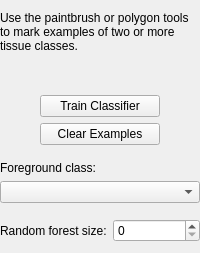
            <widget class="QWidget" name="pgClassify">
             <layout class="QGridLayout" name="gridLayout_5">
              <property name="leftMargin">
               <number>0</number>
              </property>
              <property name="rightMargin">
               <number>0</number>
              </property>
              <item row="13" column="0">
               <widget class="QWidget" name="widget_8" native="true">
                <layout class="QHBoxLayout" name="horizontalLayout_7">
                 <property name="margin">
                  <number>0</number>
                 </property>
                 <item>
                  <widget class="QLabel" name="label_24">
                   <property name="text">
                    <string>Random forest size:</string>
                   </property>
                   <property name="wordWrap">
                    <bool>true</bool>
                   </property>
                  </widget>
                 </item>
                 <item>
                  <widget class="QSpinBox" name="inClassifyTrees">
                   <property name="toolTip">
                    <string>&lt;html&gt;&lt;head/&gt;&lt;body&gt;&lt;p&gt;This parameter controls the number of trees in the random forest algorithm. Using a larger number of trees will make classification slower, but can improve accuracy.&lt;/p&gt;&lt;/body&gt;&lt;/html&gt;</string>
                   </property>
                   <property name="maximum">
                    <number>1000</number>
                   </property>
                  </widget>
                 </item>
                </layout>
               </widget>
              </item>
              <item row="2" column="0">
               <widget class="ColorLabelQuickListWidget" name="boxLabelQuickList" native="true">
                <property name="minimumSize">
                 <size>
                  <width>0</width>
                  <height>20</height>
                 </size>
                </property>
               </widget>
              </item>
              <item row="10" column="0">
               <widget class="QLabel" name="label_9">
                <property name="text">
                 <string>Foreground class:</string>
                </property>
               </widget>
              </item>
              <item row="1" column="0">
               <widget class="QLabel" name="label_12">
                <property name="text">
                 <string>&lt;html&gt;&lt;head/&gt;&lt;body&gt;&lt;p&gt;Use the paintbrush or polygon tools to mark examples of two or more tissue classes.&lt;/p&gt;&lt;/body&gt;&lt;/html&gt;</string>
                </property>
                <property name="wordWrap">
                 <bool>true</bool>
                </property>
               </widget>
              </item>
              <item row="5" column="0" alignment="Qt::AlignHCenter">
               <widget class="QPushButton" name="btnClassifyClearExamples">
                <property name="sizePolicy">
                 <sizepolicy hsizetype="Preferred" vsizetype="Fixed">
                  <horstretch>0</horstretch>
                  <verstretch>0</verstretch>
                 </sizepolicy>
                </property>
                <property name="minimumSize">
                 <size>
                  <width>120</width>
                  <height>0</height>
                 </size>
                </property>
                <property name="maximumSize">
                 <size>
                  <width>120</width>
                  <height>16777215</height>
                 </size>
                </property>
                <property name="toolTip">
                 <string>&lt;html&gt;&lt;head/&gt;&lt;body&gt;&lt;p&gt;Clear all the examples of the tissue classes painted in the image. This is useful if you want to retrain your classifier using new examples. It is also a good idea to clear examples before pressing 'Next'.&lt;/p&gt;&lt;/body&gt;&lt;/html&gt;</string>
                </property>
                <property name="text">
                 <string>Clear Examples</string>
                </property>
               </widget>
              </item>
              <item row="9" column="0">
               <spacer name="verticalSpacer_6">
                <property name="orientation">
                 <enum>Qt::Vertical</enum>
                </property>
                <property name="sizeType">
                 <enum>QSizePolicy::Fixed</enum>
                </property>
                <property name="sizeHint" stdset="0">
                 <size>
                  <width>20</width>
                  <height>10</height>
                 </size>
                </property>
               </spacer>
              </item>
              <item row="12" column="0">
               <spacer name="verticalSpacer_16">
                <property name="orientation">
                 <enum>Qt::Vertical</enum>
                </property>
                <property name="sizeType">
                 <enum>QSizePolicy::Expanding</enum>
                </property>
                <property name="sizeHint" stdset="0">
                 <size>
                  <width>20</width>
                  <height>10</height>
                 </size>
                </property>
               </spacer>
              </item>
              <item row="11" column="0">
               <widget class="QComboBox" name="inClassifyForeground">
                <property name="toolTip">
                 <string>&lt;html&gt;&lt;head/&gt;&lt;body&gt;&lt;p&gt;Select the tissue class that you would like to perform segmentation on. The rest of the tissue classes you defined will be considered background.&lt;/p&gt;&lt;/body&gt;&lt;/html&gt;</string>
                </property>
               </widget>
              </item>
              <item row="4" column="0" alignment="Qt::AlignHCenter">
               <widget class="QPushButton" name="btnClassifyTrain">
                <property name="sizePolicy">
                 <sizepolicy hsizetype="Preferred" vsizetype="Fixed">
                  <horstretch>0</horstretch>
                  <verstretch>0</verstretch>
                 </sizepolicy>
                </property>
                <property name="minimumSize">
                 <size>
                  <width>120</width>
                  <height>0</height>
                 </size>
                </property>
                <property name="maximumSize">
                 <size>
                  <width>120</width>
                  <height>16777215</height>
                 </size>
                </property>
                <property name="toolTip">
                 <string>&lt;html&gt;&lt;head/&gt;&lt;body&gt;&lt;p&gt;This button trains the random forest classifier. The classifier assigns a probability value to each voxel of belonging to the 'foreground' class vs. belonging to all other classes. You must train a classifier before proceeding to the text step.&lt;/p&gt;&lt;/body&gt;&lt;/html&gt;</string>
                </property>
                <property name="text">
                 <string>Train Classifier</string>
                </property>
               </widget>
              </item>
              <item row="3" column="0">
               <spacer name="verticalSpacer_14">
                <property name="orientation">
                 <enum>Qt::Vertical</enum>
                </property>
                <property name="sizeType">
                 <enum>QSizePolicy::Fixed</enum>
                </property>
                <property name="sizeHint" stdset="0">
                 <size>
                  <width>20</width>
                  <height>10</height>
                 </size>
                </property>
               </spacer>
              </item>
             </layout>
            </widget>
